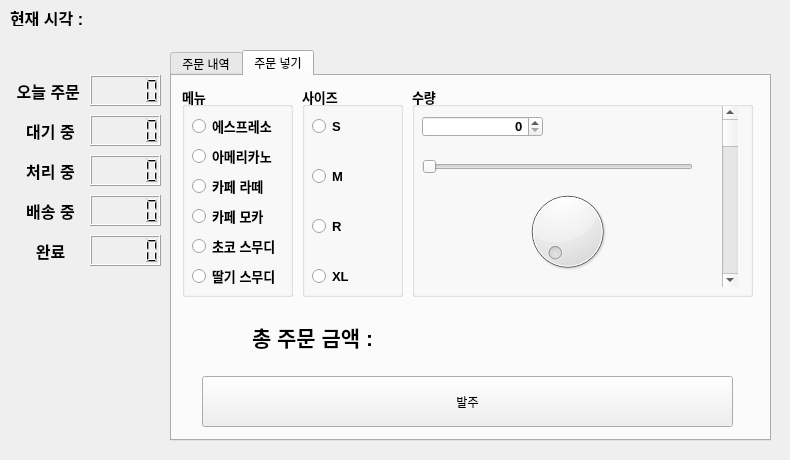
<?xml version="1.0" encoding="UTF-8"?>
<ui version="4.0">
 <class>MainWindow</class>
 <widget class="QMainWindow" name="MainWindow">
  <property name="geometry">
   <rect>
    <x>0</x>
    <y>0</y>
    <width>790</width>
    <height>460</height>
   </rect>
  </property>
  <property name="windowTitle">
   <string>MainWindow</string>
  </property>
  <widget class="QWidget" name="centralwidget">
   <widget class="QLabel" name="lb_now">
    <property name="geometry">
     <rect>
      <x>10</x>
      <y>10</y>
      <width>261</width>
      <height>16</height>
     </rect>
    </property>
    <property name="font">
     <font>
      <pointsize>12</pointsize>
      <bold>true</bold>
     </font>
    </property>
    <property name="text">
     <string>현재 시각 : </string>
    </property>
   </widget>
   <widget class="QLabel" name="label_2">
    <property name="geometry">
     <rect>
      <x>10</x>
      <y>80</y>
      <width>81</width>
      <height>21</height>
     </rect>
    </property>
    <property name="font">
     <font>
      <pointsize>12</pointsize>
      <bold>true</bold>
     </font>
    </property>
    <property name="text">
     <string>오늘 주문 </string>
    </property>
    <property name="alignment">
     <set>Qt::AlignCenter</set>
    </property>
   </widget>
   <widget class="QLCDNumber" name="lcd_num_of_orders">
    <property name="geometry">
     <rect>
      <x>90</x>
      <y>75</y>
      <width>71</width>
      <height>31</height>
     </rect>
    </property>
   </widget>
   <widget class="QLCDNumber" name="lcd_num_of_orders_waiting">
    <property name="geometry">
     <rect>
      <x>90</x>
      <y>115</y>
      <width>71</width>
      <height>31</height>
     </rect>
    </property>
   </widget>
   <widget class="QLabel" name="label_3">
    <property name="geometry">
     <rect>
      <x>10</x>
      <y>120</y>
      <width>81</width>
      <height>21</height>
     </rect>
    </property>
    <property name="font">
     <font>
      <pointsize>12</pointsize>
      <bold>true</bold>
     </font>
    </property>
    <property name="text">
     <string>대기 중</string>
    </property>
    <property name="alignment">
     <set>Qt::AlignCenter</set>
    </property>
   </widget>
   <widget class="QLCDNumber" name="lcd_num_of_orders_processing">
    <property name="geometry">
     <rect>
      <x>90</x>
      <y>155</y>
      <width>71</width>
      <height>31</height>
     </rect>
    </property>
   </widget>
   <widget class="QLabel" name="label_4">
    <property name="geometry">
     <rect>
      <x>10</x>
      <y>160</y>
      <width>81</width>
      <height>21</height>
     </rect>
    </property>
    <property name="font">
     <font>
      <pointsize>12</pointsize>
      <bold>true</bold>
     </font>
    </property>
    <property name="text">
     <string>처리 중</string>
    </property>
    <property name="alignment">
     <set>Qt::AlignCenter</set>
    </property>
   </widget>
   <widget class="QLCDNumber" name="lcd_num_of_orders_delivery">
    <property name="geometry">
     <rect>
      <x>90</x>
      <y>195</y>
      <width>71</width>
      <height>31</height>
     </rect>
    </property>
   </widget>
   <widget class="QLabel" name="label_5">
    <property name="geometry">
     <rect>
      <x>10</x>
      <y>200</y>
      <width>81</width>
      <height>21</height>
     </rect>
    </property>
    <property name="font">
     <font>
      <pointsize>12</pointsize>
      <bold>true</bold>
     </font>
    </property>
    <property name="text">
     <string>배송 중</string>
    </property>
    <property name="alignment">
     <set>Qt::AlignCenter</set>
    </property>
   </widget>
   <widget class="QLCDNumber" name="lcd_num_of_orders_done">
    <property name="geometry">
     <rect>
      <x>90</x>
      <y>235</y>
      <width>71</width>
      <height>31</height>
     </rect>
    </property>
   </widget>
   <widget class="QLabel" name="label_6">
    <property name="geometry">
     <rect>
      <x>10</x>
      <y>240</y>
      <width>81</width>
      <height>21</height>
     </rect>
    </property>
    <property name="font">
     <font>
      <pointsize>12</pointsize>
      <bold>true</bold>
     </font>
    </property>
    <property name="text">
     <string>완료</string>
    </property>
    <property name="alignment">
     <set>Qt::AlignCenter</set>
    </property>
   </widget>
   <widget class="QTabWidget" name="tabWidget">
    <property name="geometry">
     <rect>
      <x>170</x>
      <y>50</y>
      <width>601</width>
      <height>391</height>
     </rect>
    </property>
    <property name="currentIndex">
     <number>1</number>
    </property>
    <widget class="QWidget" name="tab">
     <attribute name="title">
      <string>주문 내역</string>
     </attribute>
     <widget class="QTableWidget" name="table_orders">
      <property name="geometry">
       <rect>
        <x>0</x>
        <y>0</y>
        <width>591</width>
        <height>361</height>
       </rect>
      </property>
      <column>
       <property name="text">
        <string>메뉴</string>
       </property>
      </column>
      <column>
       <property name="text">
        <string>수량</string>
       </property>
      </column>
      <column>
       <property name="text">
        <string>주문 금액</string>
       </property>
      </column>
      <column>
       <property name="text">
        <string>주문 시각</string>
       </property>
      </column>
      <column>
       <property name="text">
        <string>상태</string>
       </property>
      </column>
     </widget>
    </widget>
    <widget class="QWidget" name="tab_2">
     <attribute name="title">
      <string>주문 넣기</string>
     </attribute>
     <widget class="QGroupBox" name="groupBox">
      <property name="geometry">
       <rect>
        <x>10</x>
        <y>10</y>
        <width>111</width>
        <height>211</height>
       </rect>
      </property>
      <property name="font">
       <font>
        <pointsize>10</pointsize>
        <bold>true</bold>
       </font>
      </property>
      <property name="title">
       <string>메뉴</string>
      </property>
      <widget class="QRadioButton" name="radio_espresso">
       <property name="geometry">
        <rect>
         <x>10</x>
         <y>30</y>
         <width>101</width>
         <height>20</height>
        </rect>
       </property>
       <property name="text">
        <string>에스프레소</string>
       </property>
      </widget>
      <widget class="QRadioButton" name="radio_americano">
       <property name="geometry">
        <rect>
         <x>10</x>
         <y>60</y>
         <width>101</width>
         <height>20</height>
        </rect>
       </property>
       <property name="text">
        <string>아메리카노</string>
       </property>
      </widget>
      <widget class="QRadioButton" name="radio_latte">
       <property name="geometry">
        <rect>
         <x>10</x>
         <y>90</y>
         <width>101</width>
         <height>20</height>
        </rect>
       </property>
       <property name="text">
        <string>카페 라떼</string>
       </property>
      </widget>
      <widget class="QRadioButton" name="radio_mocha">
       <property name="geometry">
        <rect>
         <x>10</x>
         <y>120</y>
         <width>101</width>
         <height>20</height>
        </rect>
       </property>
       <property name="text">
        <string>카페 모카</string>
       </property>
      </widget>
      <widget class="QRadioButton" name="radio_choco_smoothie">
       <property name="geometry">
        <rect>
         <x>10</x>
         <y>150</y>
         <width>101</width>
         <height>20</height>
        </rect>
       </property>
       <property name="text">
        <string>초코 스무디</string>
       </property>
      </widget>
      <widget class="QRadioButton" name="radio_strawberry_smoothie">
       <property name="geometry">
        <rect>
         <x>10</x>
         <y>180</y>
         <width>101</width>
         <height>20</height>
        </rect>
       </property>
       <property name="text">
        <string>딸기 스무디</string>
       </property>
      </widget>
     </widget>
     <widget class="QGroupBox" name="groupBox_2">
      <property name="geometry">
       <rect>
        <x>130</x>
        <y>10</y>
        <width>101</width>
        <height>211</height>
       </rect>
      </property>
      <property name="font">
       <font>
        <pointsize>10</pointsize>
        <bold>true</bold>
       </font>
      </property>
      <property name="title">
       <string>사이즈</string>
      </property>
      <widget class="QRadioButton" name="radio_size_m">
       <property name="geometry">
        <rect>
         <x>10</x>
         <y>80</y>
         <width>91</width>
         <height>20</height>
        </rect>
       </property>
       <property name="text">
        <string>M</string>
       </property>
      </widget>
      <widget class="QRadioButton" name="radio_size_s">
       <property name="geometry">
        <rect>
         <x>10</x>
         <y>30</y>
         <width>91</width>
         <height>20</height>
        </rect>
       </property>
       <property name="text">
        <string>S</string>
       </property>
      </widget>
      <widget class="QRadioButton" name="radio_size_l">
       <property name="geometry">
        <rect>
         <x>10</x>
         <y>130</y>
         <width>91</width>
         <height>20</height>
        </rect>
       </property>
       <property name="text">
        <string>R</string>
       </property>
      </widget>
      <widget class="QRadioButton" name="radio_size_xl">
       <property name="geometry">
        <rect>
         <x>10</x>
         <y>180</y>
         <width>91</width>
         <height>20</height>
        </rect>
       </property>
       <property name="text">
        <string>XL</string>
       </property>
      </widget>
     </widget>
     <widget class="QGroupBox" name="groupBox_3">
      <property name="geometry">
       <rect>
        <x>240</x>
        <y>10</y>
        <width>341</width>
        <height>211</height>
       </rect>
      </property>
      <property name="font">
       <font>
        <pointsize>10</pointsize>
        <bold>true</bold>
       </font>
      </property>
      <property name="title">
       <string>수량</string>
      </property>
      <widget class="QSpinBox" name="spin_quantity">
       <property name="geometry">
        <rect>
         <x>10</x>
         <y>30</y>
         <width>121</width>
         <height>21</height>
        </rect>
       </property>
       <property name="layoutDirection">
        <enum>Qt::LeftToRight</enum>
       </property>
       <property name="alignment">
        <set>Qt::AlignRight|Qt::AlignTrailing|Qt::AlignVCenter</set>
       </property>
      </widget>
      <widget class="QSlider" name="hs_quantity">
       <property name="geometry">
        <rect>
         <x>10</x>
         <y>70</y>
         <width>271</width>
         <height>22</height>
        </rect>
       </property>
       <property name="orientation">
        <enum>Qt::Horizontal</enum>
       </property>
      </widget>
      <widget class="QScrollBar" name="vs_quantity">
       <property name="geometry">
        <rect>
         <x>310</x>
         <y>20</y>
         <width>16</width>
         <height>181</height>
        </rect>
       </property>
       <property name="orientation">
        <enum>Qt::Vertical</enum>
       </property>
      </widget>
      <widget class="QDial" name="dial_quantity">
       <property name="geometry">
        <rect>
         <x>100</x>
         <y>100</y>
         <width>111</width>
         <height>91</height>
        </rect>
       </property>
      </widget>
     </widget>
     <widget class="QLabel" name="lb_order_amount">
      <property name="geometry">
       <rect>
        <x>80</x>
        <y>230</y>
        <width>421</width>
        <height>61</height>
       </rect>
      </property>
      <property name="font">
       <font>
        <pointsize>16</pointsize>
        <bold>true</bold>
       </font>
      </property>
      <property name="text">
       <string>총 주문 금액 : </string>
      </property>
     </widget>
     <widget class="QPushButton" name="btn_order">
      <property name="geometry">
       <rect>
        <x>30</x>
        <y>300</y>
        <width>531</width>
        <height>51</height>
       </rect>
      </property>
      <property name="text">
       <string>발주</string>
      </property>
     </widget>
    </widget>
   </widget>
  </widget>
 </widget>
 <resources/>
 <connections/>
</ui>
